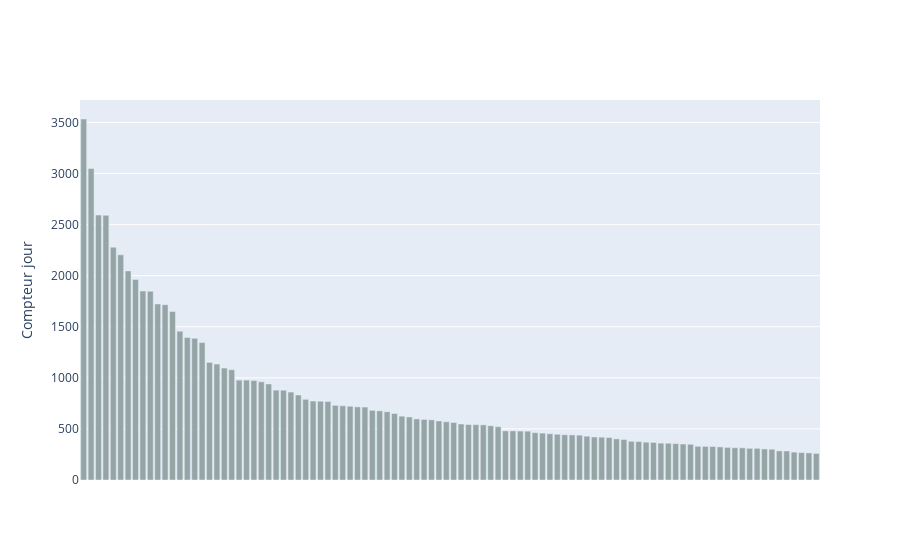

This figure's notebook cell:
### Code cell
# bar plot 
fig = go.Figure()   

fig.add_trace(
    go.Bar(
        x=df['Constraint Name'],
        y=df['Shadow Price'],
        hovertemplate="%{x}<br>%{y} jours<extra></extra>",
        marker_color=['#e74c3c' if val == 1 else '#95a5a6' for val in df['Shadow Price']],
        name=''
    )
)
# hiding x axis
fig.update_layout(xaxis_visible=False)

# y axis : Compteur jour 
fig.update_layout(yaxis_title='Compteur jour',
                  xaxis_title='',
                  )

fig.show()

### Figure 1 — Plotly figure (JSON) as saved in the notebook; plotly's stock layout.template omitted (floating-point values rounded to 4 significant figures)
{"data": [{"hovertemplate": "%{x}<br>%{y} jours<extra></extra>", "marker": {"color": ["#95a5a6", "#95a5a6", "#95a5a6", "#95a5a6", "#95a5a6", "#95a5a6", "#95a5a6", "#95a5a6", "#95a5a6", "#95a5a6", "#95a5a6", "#95a5a6", "#95a5a6", "#95a5a6", "#95a5a6", "#95a5a6", "#95a5a6", "#95a5a6", "#95a5a6", "#95a5a6", "#95a5a6", "#95a5a6", "#95a5a6", "#95a5a6", "#95a5a6", "#95a5a6", "#95a5a6", "#95a5a6", "#95a5a6", "#95a5a6", "#95a5a6", "#95a5a6", "#95a5a6", "#95a5a6", "#95a5a6", "#95a5a6", "#95a5a6", "#95a5a6", "#95a5a6", "#95a5a6", "#95a5a6", "#95a5a6", "#95a5a6", "#95a5a6", "#95a5a6", "#95a5a6", "#95a5a6", "#95a5a6", "#95a5a6", "#95a5a6", "#95a5a6", "#95a5a6", "#95a5a6", "#95a5a6", "#95a5a6", "#95a5a6", "#95a5a6", "#95a5a6", "#95a5a6", "#95a5a6", "#95a5a6", "#95a5a6", "#95a5a6", "#95a5a6", "#95a5a6", "#95a5a6", "#95a5a6", "#95a5a6", "#95a5a6", "#95a5a6", "#95a5a6", "#95a5a6", "#95a5a6", "#95a5a6", "#95a5a6", "#95a5a6", "#95a5a6", "#95a5a6", "#95a5a6", "#95a5a6", "#95a5a6", "#95a5a6", "#95a5a6", "#95a5a6", "#95a5a6", "#95a5a6", "#95a5a6", "#95a5a6", "#95a5a6", "#95a5a6", "#95a5a6", "#95a5a6", "#95a5a6", "#95a5a6", "#95a5a6", "#95a5a6", "#95a5a6", "#95a5a6", "#95a5a6", "#95a5a6"]}, "name": "", "type": "bar", "x": ["TEMP89_22229 - LN GRACMONT - ANADARKOWFEC CSWS:WASHIT1 SW_STA:138:1:6", "SPSNMTIES - Multi-Element ConstraintBASE", "Ozrk_B-xfmr_A - XFMR OZRK_B - OZRK_BBASE", "CIMXF2CIMXF3 - XFMR CIMARRON - CIMARRONOKGE:CIMARRON XF A31:345 138:5:17", "TMP348_25258 - LN SNAKECK - ALIANCEWAUE:WAYSID_W STEGALL:230:2:8", "TMP573_26592 - LN FPLSWTCH - WDWRD1OKGE:CLEOC1 IMO:138:5:25", "TMP778_28756 - LN REDBLUFF - RDRUNNERSPS:RDRUNNER XF TRT:345 115:3:17", "CHAWATCHAPAT - LN CHAR_CK - WATFORDWAUE:CHAR_CK PATENT_G + JUDSON DDR", "SMKSUMPOSAXT - LN WR_SMKHL - SUMMNPPD:MACON345 AXTELL1:345:1:13", "VALLEJAMES11_11_LN@JAMESTN<19165> - LN JAMESTN - VALLEYCWAUE:FORMNWA ELLIOTTW:115:1:8", "TMP270_23432 - LN CLEVLND7 - CLEV_AECCSWS GRDA:TULSA_NO CLEVLND7:345:1:", "TMP253_27481 - LN GRACMONT - ANADARKOOKGE:MINCO CIMARRON:345:1:12", "TMP128_29363 - LN RUSSETT - SBROWNOKGE:BROWN2 BODLE CANEY1:138:7:34", "TMP623_29733 - Multi-Element ConstraintBASE", "7452A_LN@SBROWN<333> - LN SBROWN - CLBRTOKGE:BROWN2 BODLE CANEY1:138:7:34", "TMP374_25996 - LN GRACMONT - ANADARKOCSWS:TREASURE LAW_ES:345:1:9", "OSAWEBCLESOO - LN OSAGE_OG - WEBBTAP4GRDA OKGE:CLEVLND7 SONR1:345:1:10", "LEA_ROAD - XFMR LEA_ROAD - LEA_ROADBASE", "TEMP47_28178 - LN KINZE - KINZEG1GRDA OKGE:CLEVLND7 SONR1:345:1:10", "CHAWATCHAPAT - LN CHAR_CK - WATFORDWAUE:CHAR_CK PATENT_G:345:1:11", "TMP109_22593 - LN STONEWSW - TUPELO2OKGE CSWS:SEMINOLE PITTSB9:345:1:1", "TMP157_29500 - LN MORRILL - SNAKECKNPPD WAUE:KEYSTONE SIDNEYM:345:3:1", "TMP777_28815 - LN FIRSTCRK - ROANRDGEKCPL:NASHUA HAWTHORN:345:1:11", "GAVINS2 - XFMR GAVINS - GAVINSBASE", "TMP462_27381 - LN CIMARRON - CKHALOKGE:DRAPR1 CIMARRON:345:1:11", "10897A_LN@CRKCREEK<7950> - LN CRKCREEK - CUDAHY1SECI:JUD-LR1 CRKCREEK:115:1:6", "WATXFRWATXFR - XFMR WATFORD - WATFORDWAUE:WATFORD XF KV2A3:230 115:3:9", "DOLLARHI_XF - XFMR DOLLARHI - DOLLARHIBASE", "TMP444_28181 - LN OAHE - SULLYBTWAUE:CHAPELLE LELANDO:345:2:18", "TMP839_29049 - XFMR SEMINOLE - SEMINOLEOKGE:SEMINOLE XF 2_3:345 138:5:19", "TEMP90_26027 - LN MONETT - AUR1241AECI:BLACKBRY JASPER7:345:1:12", "SPPSPSTIES - Multi-Element ConstraintBASE", "TMP551_26749 - LN CONWAY - KIRBY_SUSPS:NICHSUB GRAPVINE:230:1:10", "CORNAPTERSUN - LN CORNTP4 - NAPLES1OKGE CSWS:SUNNYSDE TERRY_RD:345:2:", "TMP499_26328 - XFMR FORMAN - FORMANOTP:WAHPETN HANKSON:230 115 41.6:4", "TMP796_28794 - XFMR SUB975 - SUB975OPPD:SUB1280 SUB1263:161:1:10", "GAVINS1 - XFMR GAVINS - GAVINSBASE", "FT_CAFT_CA34_2S_LN@FT_CAL<1991> - LN FT_CAL - FT_CALMEC:GRIMES BVRCRFBC:345:1:11", "TMP124_29862 - LN JAY_HAWK - FRANKLN5KCPL:CNTRVILL PAOLA:161:1:11", "TAHH59MUSFTS - LN TAHLQH5 - HWY59TPOKGE:FTSMTH MUSKOGEE:345:1:12", "TMP525_27546 - LN QUAIL - SKYLNOKGE:ARCAD7 NOWST1:345:1:11", "TMP221_28668 - XFMR BELFELD - BELFELDWAUE:BELFELD XF KU1A3:345 230 13.8", "TMP419_25392 - LN FULTON_C - PAT_WXCSWS:HOPESWTC FULTON_C:115:1:3", "TMP477_24580 - XFMR VIOLA7 - VIOLA7WR:VIOLA7 WICH:345:1:10", "FRAMIDCANCED - LN MDWST - FRNKLN1LNCANDN-CDRLNA138OKGE", "TMP539_25534 - XFMR MAURINE - MAURINEWAUE:MAURINE NUNDRWD:230:2:10", "70BS12WAGS34 - LN 70_BLUF - SUB1214LES OPPD:WAGENER SUB3454:345:1:11", "NEBS56S40S55 - LN NEBRCTY - SUB3456OPPD:SUB3740 SUB3455:345:1:9", "VINHAYKNOXFR - LN VINETAP3 - NHAYSMIDW:KNOLL1 XF A:230 115:1:6", "TMP123_27210 - LN CIMARRON - CKHALOKGE:MSTNG1 DVISN:138:1:12", "TMP730_30195 - LN PENN1 - SNTFEOKGE:CROSSTWN CLASN:138:1:9", "TMP451_29978 - LN JAY_HAWK - FRANKLN5KCPL WR:LACYGNE N345:345:1:8", "TEMP50_23126 - XFMR POTTER_S - POTTER_SOKGE SPS:BORDER TUCO:345:4:17", "GAVINS3 - XFMR GAVINS - GAVINSBASE", "HENDRIC2_XF - XFMR HENDRIC2 - HENDRIC2BASE", "FTTXFRFTTXFR - XFMR FTTHOMP - FTTHOMPXFFTTHOMPKU1A1345/1WAUE", "WOLFWOLF25_1 - LN WOLF - WOLFBASE", "ALIANSNAKE11_11_LN@ALIANCE<7715> - LN ALIANCE - SNAKECKNPPD:DUNLAP BOXBUTE CHADRON:115:2:", "TMP452_24498 - LN LIBERAL_ - TEXAS_COSPS:CARPENTR HITCH:345:3:12", "SUB993 - LN MGLN_TP - SUB993BASE", "TEMP61_22964 - LN WR_SMKHL - SUMMSECI:THISTLE7 CLARKCO:345:2:10", "MO_CITY_EXSPA_LN@MAURERLK<12128> - LN MAURERLK - MOCTYKCPMPS AMRN:SIBLEY OVER:345:2:9", "TEMP61_22964 - LN WR_SMKHL - SUMMSECI:THISTLE7 CLARKCO:345:2:11", "TMP529_25564 - LN PTRBRG_N - PETRSBGNPPD:HOSKINS ANTELOP3:345:1:21", "NASXFRNASHAW - XFMR NASHUA - NASHUAKCPL:NASHUA HAWTHORN:345:1:11", "TMP763_29419 - LN DVISN - MSTNG1OKGE:CKHAL XEROX CIMARRON:138:2:18", "TMP427_25433 - LN COLBY3 - ATWOODSECI:MINGO1 SETAB1:345:2:13", "T1T1A_XF@SUB1214<27660> - XFMR SUB1214 - SUB1214OPPD:SUB1226 SUB1291:161:1:8", "TMP386_28084 - LN DAWSONC - LEWISWPWAUE:CHAR_CK BELFELD:345:1:9", "TEMP29_23044 - LN STONEWSW - TUPELO2CSWS:VALLIANT PITTSB9:345:1:10", "TMP398_27292 - LN ELLIOTTW - ENDERLNWOTP:WAHPETN HANKSON:230 115 41.6:4", "SPSNORTH_STH - Multi-Element ConstraintBASE", "TMP765_28745 - LN SEWARD3 - ST-JOHNSECI:THISTLE7 CLARKCO:345:2:10", "TMP505_26383 - LN SPRIN - DRIPPINGOKGE:JHNSTNCO XF T3_T:345 138 13.8", "TMP129_21713 - LN LARAMIE - LARAMIEBASE", "EDWXFR87CRAI - XFMR EDWV - EDWVKCPL WR:CRAIG 87TH_ST:345:1:11", "TMP501_28727 - LN WR_SMKHL - SUMMSECI:CLARKCO THISTLE7:345:2:11", "TMP634_28149 - XFMR SIBLEY - SIBLEYMPS AMRN:SIBLEY OVER:345:2:9", "TMP860_29907 - LN LUBBOCKS - WOLFFORTSPS:TUCO JONESSUB:230:1:10", "3638N3638_XF@JERICHO_<8775> - XFMR JERICHO_ - JERICHO_CSWS SPS:SHAM KIRBY_SU:115:4:13", "TEMP07_25138 - LN GORD - MAIZWR:WICH BENT:345:1:8", "TMP575_25904 - LN PTRBRG_N - PETRSBGNPPD:SHELLCRK HOSKINS:345:1:11", "TWA1XF2 - XFMR TWA1 - TWA1BASE", "TMP595_26876 - LN TEXAS_CO - LIBERAL_SPS:CARPENTR HITCH:345:3:12", "FLANDRU - XFMR FLANDRU - FLANDRUBASE", "12218A_LN@WINSLOW<9192> - LN WINSLOW - OAKLANDNPPD:FREMONT SCHUYLER:115:4:15", "TMP622_29782 - LN JAY_HAWK - FRANKLN5WR:MARM XF MARM_1:161 69:1:3", "BYRD_COOPERA_LN@BYRD_SUB<20376> - LN BYRD_SUB - COOPER_RSPS:RDRUNNER XF TRT:345 115:3:17", "DAYCNTYW_DAYCNDAYCO11_1_1_LN - LN DAYCNTYW - DAYCOTAPBASE", "TMP780_29432 - XFMR MOORE_CO - MOORE_COSPS:POTTER_S XF T1_T:345 230:5:11", "TMP504_27821 - LN MAID1 - KERR_HYDGRDA:GRDA17 TONNECE:345:1:9", "EXIRAWA_TRG1_XF - XFMR EXIRAWA - EXIRAWABASE", "EXIRAWA_TRG3_XF - XFMR EXIRAWA - EXIRAWABASE", "10884BA_LN@KISMET<7950> - LN KISMET - CUDAHY1SECI:JUD-LR1 CRKCREEK:115:1:6", "TMP821_29730 - LN PLESNTLK - LEEDS2GRE:RAMSEY BALTAGRE:230:1:8", "TMP711_28604 - LN CORNTP4 - NAPLES1OKGE:MINCO CIMARRON:345:1:12", "TMP643_28177 - LN OAHE - SULLYBTWAUE:FTTHOMP CHAPELLE:345:3:14", "TMP500_27577 - LN CAR395 - CARTHAGEEDE:CJ366 FIR417 ASB3491 ORO1101:1", "KILWHEHUNWDR - LN KILDR - WHEGLOKGE:WDRNG1 HUNTERS7:345:1:14", "TMP242_26632 - LN MONETT - AUR1241SPA EDE:SPRGFLD LAR3821:161:1:6"], "y": [3534, 3049, 2594, 2591, 2279, 2204, 2047, 1963, 1850, 1847, 1723, 1716, 1649, 1457, 1395, 1387, 1345, 1151, 1135, 1096, 1080, 978, 978, 974, 962, 940, 880, 879, 861, 832, 790, 773, 771, 769, 731, 727, 722, 716, 714, 682, 677, 668, 651, 625, 617, 598, 593, 589, 578, 570, 563, 548, 543, 542, 540, 531, 522, 481, 481, 479, 478, 463, 459, 453, 448, 443, 441, 439, 429, 421, 419, 416, 403, 397, 379, 377, 370, 368, 361, 360, 356, 352, 350, 330, 329, 328, 324, 319, 316, 315, 310, 310, 304, 301, 285, 284, 273, 268, 265, 260]}], "layout": {"xaxis": {"title": {"text": ""}, "visible": false}, "yaxis": {"title": {"text": "Compteur jour"}}}}
